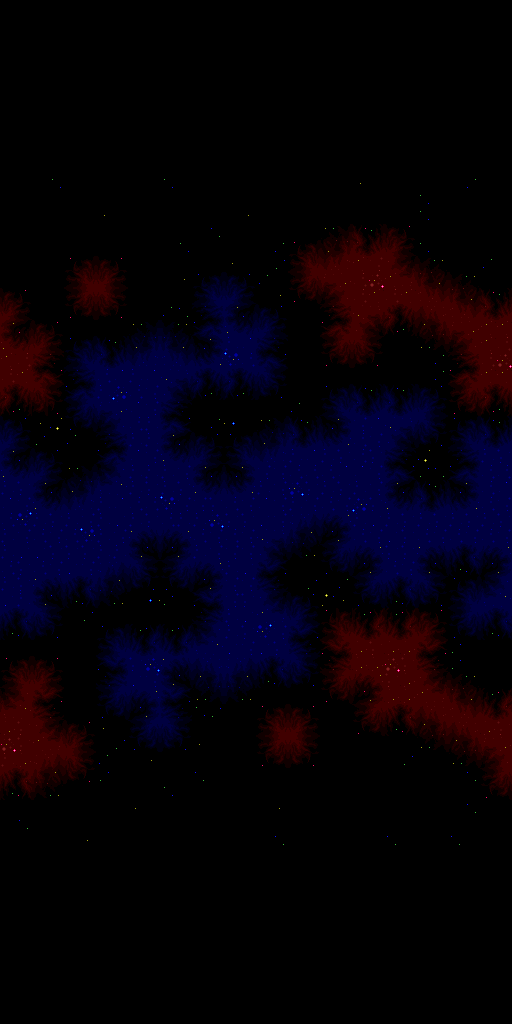

This is a level from a 2D game, rendered from its Tiled map with the project's own tilesets. A one-line summary and the map file follow, with tile-layer data summarised:
An orthogonal 16x32 tile map with 32x32 px tiles, 1 tile layer (background).

<map version="1.0" orientation="orthogonal" renderorder="right-down" width="16" height="32" tilewidth="32" tileheight="32" nextobjectid="1">
 <tileset firstgid="1" name="background" tilewidth="32" tileheight="32" tilecount="512" columns="16">
  <image source="background.png" width="512" height="1024" />
 </tileset>
 <layer name="background" width="16" height="32">
  <data>[512 cells, 512 non-empty, 512 distinct tile ids]</data>
 </layer>
</map>
